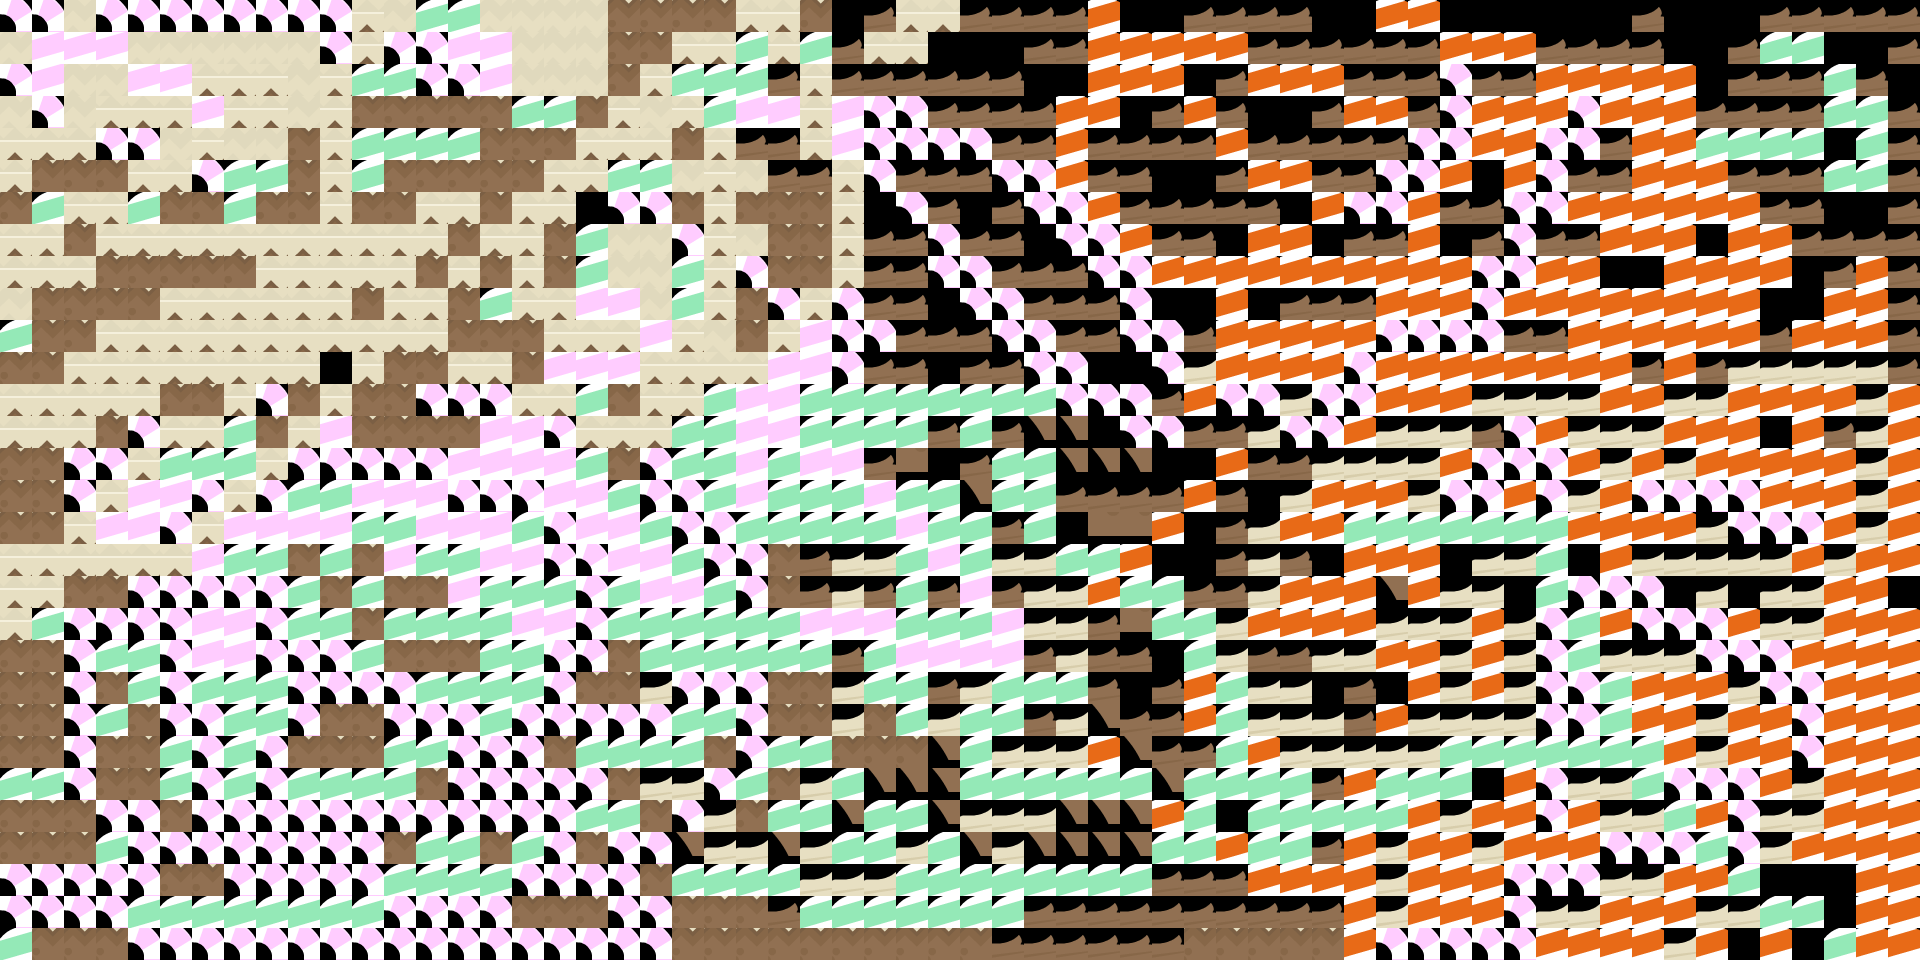

Rendered tile map (Tiled .tmx) drawn with the repository's tilesets; below, a short description and the map source with its tile grids summarised:
An orthogonal 60x30 tile map with 32x32 px tiles, 2 tile layers (块层 1, meta) and 1 object (PlayerPoint).

<map version="1.0" orientation="orthogonal" renderorder="right-down" width="60" height="30" tilewidth="32" tileheight="32" nextobjectid="5">
 <tileset firstgid="1" name="map" tilewidth="32" tileheight="32" tilecount="450">
  <image source="map.png" width="980" height="490" />
 </tileset>
 <layer name="块层 1" width="60" height="30">
  <data>[1800 cells, 1716 non-empty, 12 distinct tile ids]</data>
 </layer>
 <objectgroup name="object">
  <object id="3" name="PlayerPoint" x="672" y="160" width="32" height="33" />
 </objectgroup>
 <layer name="meta" width="60" height="30">
  <data>[1800 cells, 0 non-empty, 0 distinct tile ids]</data>
 </layer>
</map>
